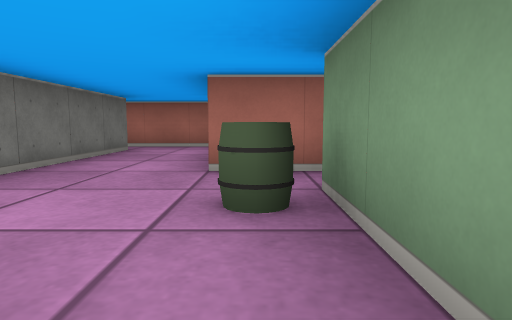
view 1 (above)

16 first-person views from a walk through a cub3D level. The camera is about half as high as the walls, tilts 6° down and sees 75° across. The floor is counted in squares. Each view is taken from the middle of a square. On the plan, view 1 faces up. The plan holds only what a view shows up to about 9 squares ahead; the rest is blank.

view 2
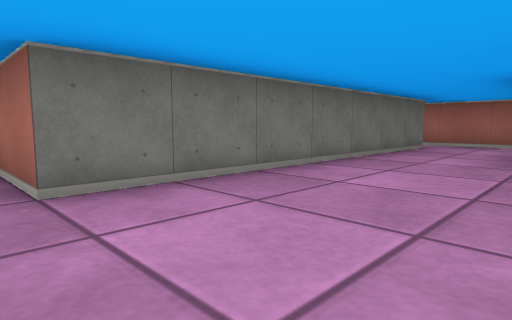

view 3
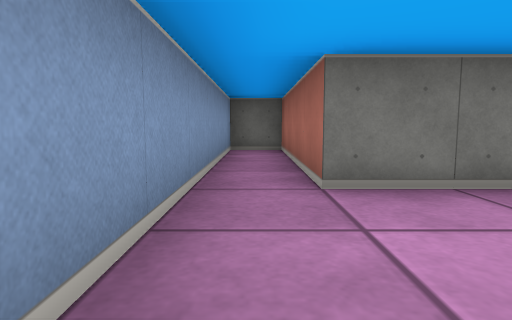

view 4
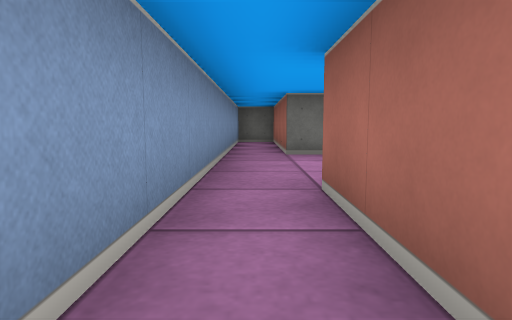

view 5
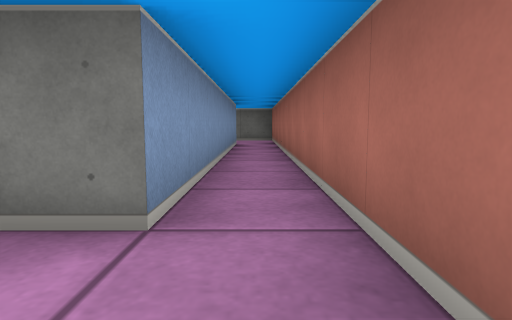

view 6
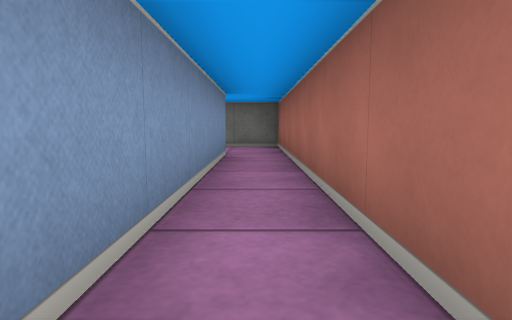

view 7
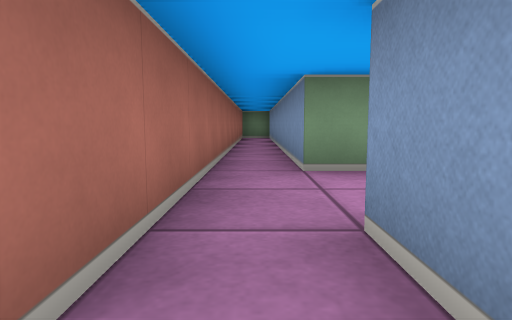

view 8
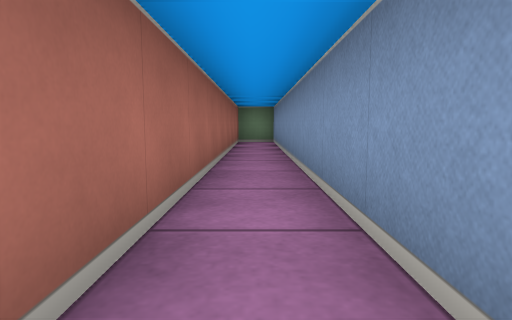

view 9
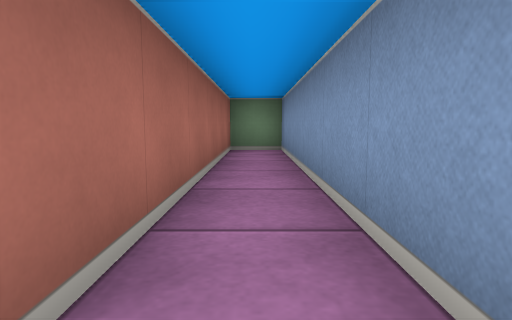

view 10
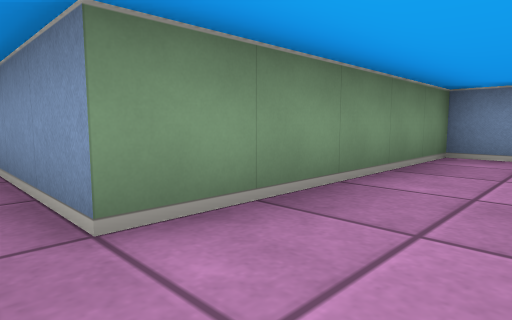

view 11
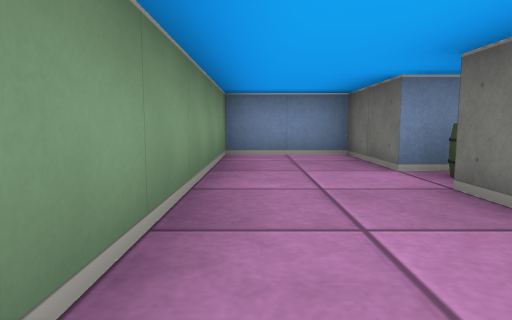

view 12
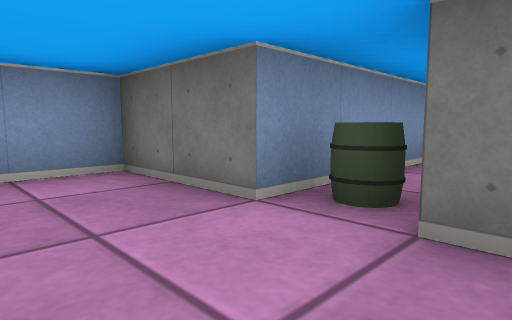

view 13
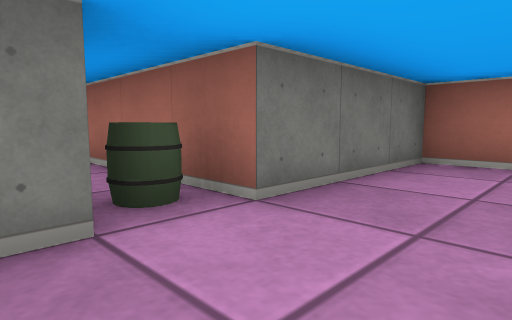

view 14
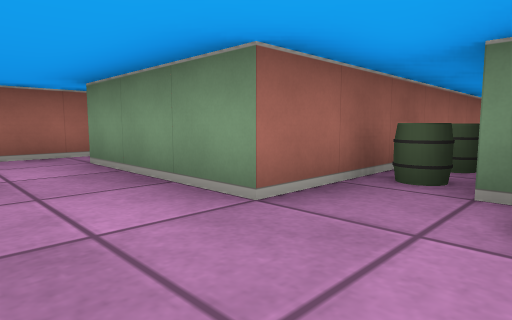

view 15
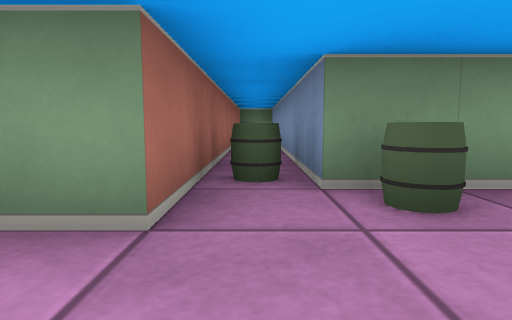

view 16
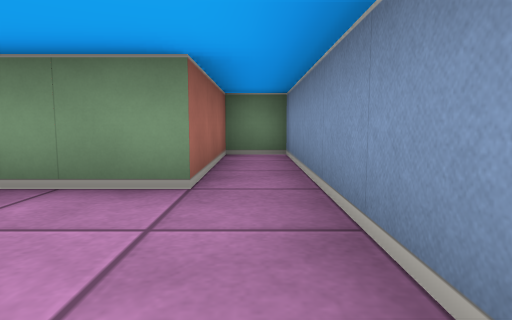

### Floor plan
Points are (right, up) in squares from view 1. A wall is a line through its corners. A room is listed if a view was taken in it or the views show most of it. See-through windows are left out.
Room 1 (views 1, 2, 3, 4, 5, 6, 7, 8, 9, 14, 15, 16)
walls: (4, 3.5) (-0.5, 3.5) (-0.5, 6.5) (8.5, 6.5) (8.5, 7.5) (-9.5, 7.5); (-9.5, 6.5) (-2.5, 6.5) (-2.5, -0.5) (-6.5, -0.5) (-6.5, -1.5) (3.5, -1.5) (3.5, -0.5) (0.5, -0.5) (0.5, 2.5) (3.9, 2.5)
ways out: opening at (-9, 7) to room 2
objects: barrel (0, 2); barrel (1, 3); barrel (2, 3)
Room 2 (views 10, 11, 12, 13)
walls: (-13.5, 3.5) (-11.5, 3.5) (-11.5, 1.5) (-9.5, 1.5) (-9.5, 6.5); (-9.5, 7.5) (-11.5, 7.5) (-11.5, 4.5) (-13.5, 4.5)
ways out: opening at (-9, 7) to room 1
objects: barrel (-12, 4)

Positions as (right, up) in squares from view 1, and headings:
1: (0, 0), facing up
2: (0, -1), facing up-left
3: (0, -1), facing left
4: (3, -1), facing left
5: (-1, 7), facing left
6: (-4, 7), facing left
7: (-4, 7), facing right
8: (-1, 7), facing right
9: (2, 7), facing right
10: (-11, 7), facing down-right
11: (-10, 7), facing down
12: (-10, 5), facing down-left
13: (-10, 3), facing up-left
14: (-2, 2), facing up-right
15: (-2, 3), facing right
16: (-2, -1), facing right
